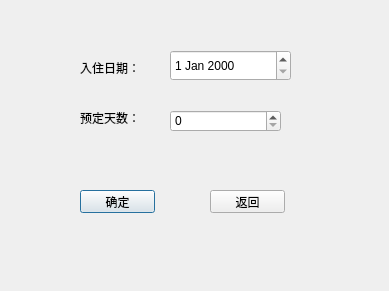
<?xml version="1.0" encoding="UTF-8"?>
<ui version="4.0">
 <class>AddOrderDialog</class>
 <widget class="QDialog" name="AddOrderDialog">
  <property name="geometry">
   <rect>
    <x>0</x>
    <y>0</y>
    <width>389</width>
    <height>291</height>
   </rect>
  </property>
  <property name="windowTitle">
   <string>Dialog</string>
  </property>
  <widget class="QDateEdit" name="dateEdit">
   <property name="geometry">
    <rect>
     <x>170</x>
     <y>50</y>
     <width>121</width>
     <height>31</height>
    </rect>
   </property>
  </widget>
  <widget class="QLabel" name="label">
   <property name="geometry">
    <rect>
     <x>80</x>
     <y>60</y>
     <width>61</width>
     <height>16</height>
    </rect>
   </property>
   <property name="text">
    <string>入住日期：</string>
   </property>
  </widget>
  <widget class="QLabel" name="label_2">
   <property name="geometry">
    <rect>
     <x>80</x>
     <y>110</y>
     <width>61</width>
     <height>16</height>
    </rect>
   </property>
   <property name="text">
    <string>预定天数：</string>
   </property>
  </widget>
  <widget class="QPushButton" name="pushButton">
   <property name="geometry">
    <rect>
     <x>80</x>
     <y>190</y>
     <width>75</width>
     <height>23</height>
    </rect>
   </property>
   <property name="text">
    <string>确定</string>
   </property>
  </widget>
  <widget class="QPushButton" name="pushButton_2">
   <property name="geometry">
    <rect>
     <x>210</x>
     <y>190</y>
     <width>75</width>
     <height>23</height>
    </rect>
   </property>
   <property name="text">
    <string>返回</string>
   </property>
  </widget>
  <widget class="QSpinBox" name="spinBox">
   <property name="geometry">
    <rect>
     <x>170</x>
     <y>110</y>
     <width>111</width>
     <height>22</height>
    </rect>
   </property>
  </widget>
 </widget>
 <resources/>
 <connections/>
</ui>
